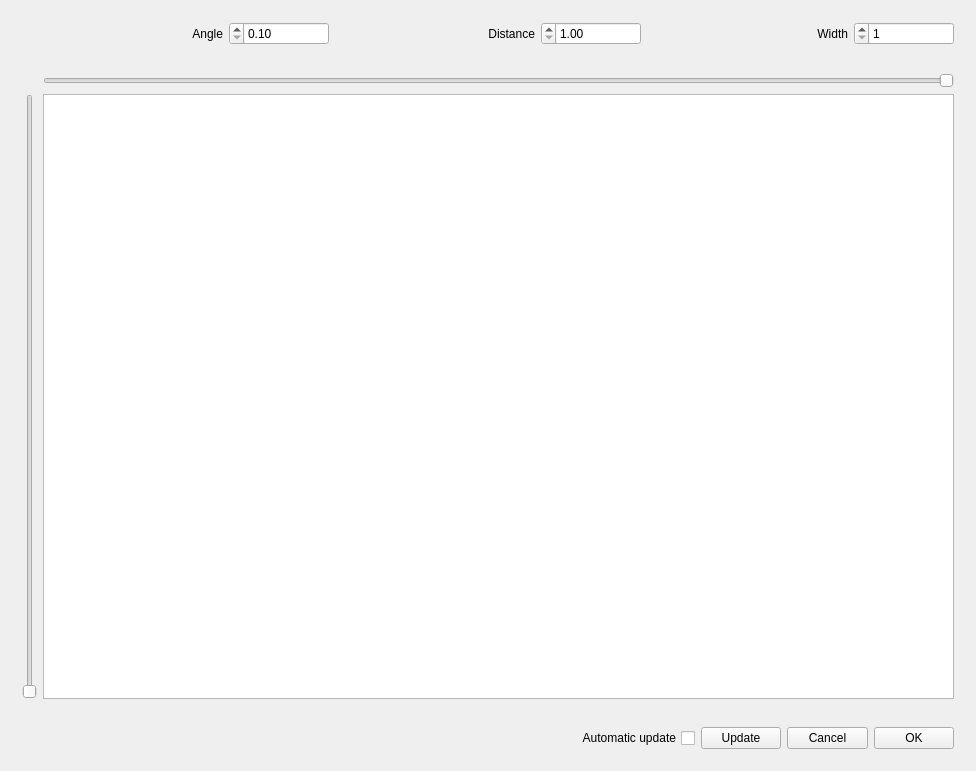
<?xml version="1.0" encoding="UTF-8"?>
<ui version="4.0">
 <class>CVActionGridView</class>
 <widget class="CVActionView" name="CVActionGridView">
  <property name="geometry">
   <rect>
    <x>0</x>
    <y>0</y>
    <width>976</width>
    <height>771</height>
   </rect>
  </property>
  <property name="windowTitle">
   <string>Grid</string>
  </property>
  <property name="layoutDirection">
   <enum>Qt::RightToLeft</enum>
  </property>
  <layout class="QVBoxLayout" name="verticalLayout">
   <item>
    <widget class="QWidget" name="widget" native="true">
     <layout class="QHBoxLayout" name="horizontalLayout_2">
      <item>
       <widget class="QSpinBox" name="widthSpinBox">
        <property name="maximumSize">
         <size>
          <width>100</width>
          <height>16777215</height>
         </size>
        </property>
        <property name="minimum">
         <number>1</number>
        </property>
       </widget>
      </item>
      <item>
       <widget class="QLabel" name="label_3">
        <property name="text">
         <string>Width</string>
        </property>
        <property name="alignment">
         <set>Qt::AlignRight|Qt::AlignTrailing|Qt::AlignVCenter</set>
        </property>
       </widget>
      </item>
      <item>
       <widget class="QDoubleSpinBox" name="distanceSpinBox">
        <property name="maximumSize">
         <size>
          <width>100</width>
          <height>16777215</height>
         </size>
        </property>
        <property name="minimum">
         <double>1.000000000000000</double>
        </property>
        <property name="maximum">
         <double>100.000000000000000</double>
        </property>
       </widget>
      </item>
      <item>
       <widget class="QLabel" name="label_2">
        <property name="text">
         <string>Distance</string>
        </property>
        <property name="alignment">
         <set>Qt::AlignRight|Qt::AlignTrailing|Qt::AlignVCenter</set>
        </property>
       </widget>
      </item>
      <item>
       <widget class="QDoubleSpinBox" name="angleSpinBox">
        <property name="maximumSize">
         <size>
          <width>100</width>
          <height>16777215</height>
         </size>
        </property>
        <property name="minimum">
         <double>0.100000000000000</double>
        </property>
        <property name="maximum">
         <double>89.900000000000006</double>
        </property>
       </widget>
      </item>
      <item>
       <widget class="QLabel" name="label">
        <property name="text">
         <string>Angle</string>
        </property>
        <property name="alignment">
         <set>Qt::AlignRight|Qt::AlignTrailing|Qt::AlignVCenter</set>
        </property>
       </widget>
      </item>
     </layout>
    </widget>
   </item>
   <item>
    <widget class="QWidget" name="widget_2" native="true">
     <layout class="QGridLayout" name="gridLayout">
      <item row="1" column="1">
       <widget class="QGraphicsView" name="graphicsView"/>
      </item>
      <item row="0" column="1">
       <widget class="QSlider" name="offsetXSlider">
        <property name="layoutDirection">
         <enum>Qt::RightToLeft</enum>
        </property>
        <property name="maximum">
         <number>1000</number>
        </property>
        <property name="orientation">
         <enum>Qt::Horizontal</enum>
        </property>
       </widget>
      </item>
      <item row="1" column="2">
       <widget class="QSlider" name="offsetYSlider">
        <property name="layoutDirection">
         <enum>Qt::RightToLeft</enum>
        </property>
        <property name="maximum">
         <number>1000</number>
        </property>
        <property name="orientation">
         <enum>Qt::Vertical</enum>
        </property>
       </widget>
      </item>
     </layout>
    </widget>
   </item>
   <item>
    <widget class="QWidget" name="bottomWidget" native="true">
     <property name="maximumSize">
      <size>
       <width>400</width>
       <height>16777215</height>
      </size>
     </property>
     <layout class="QHBoxLayout" name="horizontalLayout">
      <item>
       <widget class="QPushButton" name="okButton">
        <property name="text">
         <string>OK</string>
        </property>
       </widget>
      </item>
      <item>
       <widget class="QPushButton" name="cancelButton">
        <property name="text">
         <string>Cancel</string>
        </property>
       </widget>
      </item>
      <item>
       <widget class="QPushButton" name="updateButton">
        <property name="maximumSize">
         <size>
          <width>100</width>
          <height>16777215</height>
         </size>
        </property>
        <property name="text">
         <string>Update</string>
        </property>
       </widget>
      </item>
      <item>
       <widget class="QCheckBox" name="automaticUpdateCheckBox">
        <property name="text">
         <string>Automatic update</string>
        </property>
       </widget>
      </item>
     </layout>
    </widget>
   </item>
  </layout>
 </widget>
 <layoutdefault spacing="6" margin="11"/>
 <customwidgets>
  <customwidget>
   <class>CVActionView</class>
   <extends>QWidget</extends>
   <header>cvactionview.h</header>
   <container>1</container>
  </customwidget>
 </customwidgets>
 <resources/>
 <connections/>
</ui>
